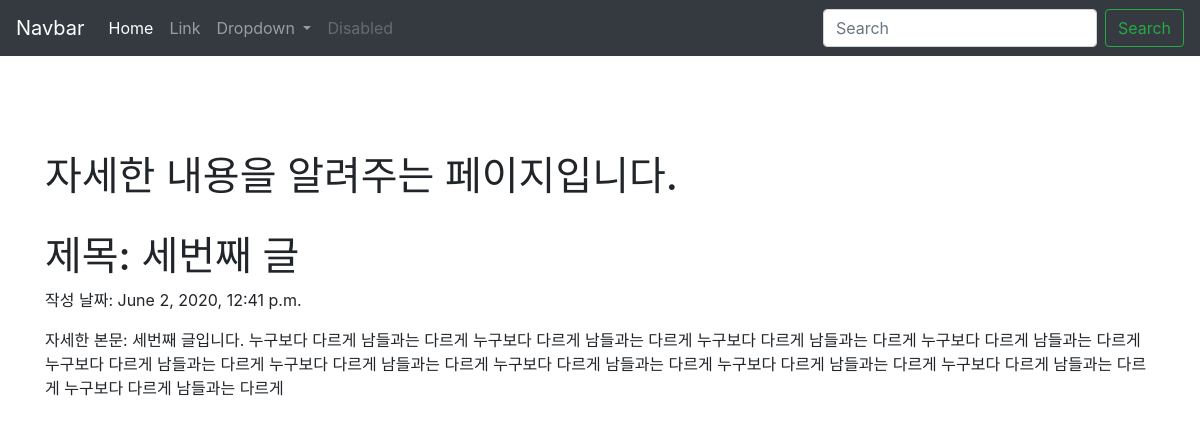
Page /blog/3 on the committed database.
### blog/models.py (models this page shows, shortened)
class Blog(models.Model):
    title = models.CharField(max_length=200)
    pub_date = models.DateTimeField('data published')
    body = models.TextField()

### blog/views.py (the view)
# urls.py: path('<int:blog_id>', blog.views.detail, name="detail"),
def detail(request, blog_id): #request 이외에 추가적인 정보(몇번 객체)필요.
    blog_detail = get_object_or_404(Blog, pk=blog_id)
    return render(request, 'detail.html', {'blog':blog_detail})

### blog/templates/detail.html (shortened to what this page needs)
<head>
    <link rel="stylesheet" href="https://stackpath.bootstrapcdn.com/bootstrap/4.5.0/css/bootstrap.min.css">
</head>
<body>
    <nav class="navbar navbar-expand-lg navbar-dark bg-dark">
        <a class="navbar-brand" href="#">Navbar</a>
        <div class="collapse navbar-collapse" id="navbarSupportedContent">
          <ul class="navbar-nav mr-auto">
            <li class="nav-item active">
              <a class="nav-link" href="#">Home <span class="sr-only">(current)</span></a>
            </li>
            <li class="nav-item">
              <a class="nav-link" href="#">Link</a>
            </li>
            <li class="nav-item dropdown">
              <a class="nav-link dropdown-toggle" href="#" id="navbarDropdown" role="button" data-toggle="dropdown" aria-haspopup="true" aria-expanded="false">
                Dropdown
              </a>
            </li>
            <li class="nav-item">
              <a class="nav-link disabled" href="#" tabindex="-1" aria-disabled="true">Disabled</a>
            </li>
          </ul>
          <form class="form-inline my-2 my-lg-0">
            <input class="form-control mr-sm-2" type="search" placeholder="Search" aria-label="Search">
            <button class="btn btn-outline-success my-2 my-sm-0" type="submit">Search</button>
          </form>
        </div>
    </nav>
    <br><br>
    <br><br>
    <div class ="container">
        <h1> 자세한 내용을 알려주는 페이지입니다.</h1>
        <br>
        <h1> 제목: {{blog.title}} </h1>
        <p> 작성 날짜: {{blog.pub_date}} </p>
        <p> 자세한 본문: {{blog.body}} </p>
    </div>
</body>

### rows in the picture
Blog: title "세번째 글", pub_date "June 2, 2020, 12:41 p.m.", body "세번째 글입니다. 누구보다 다르게 남들과는 다르게 누구보다 다르게 남들과는 다르게 누구보다 다르게 남들과는 다르게 누구보다 다르게 남들과는 다르게 누구보다 다르게 남들과는 다르게 누구보다 다르게 남들과는 다르게 누구보다 다르게 남들과는 다르게 누구보다 다르게 남들과는 다르게 누구보다 다르게 남들과는 다르게 누구보다 다르게 남들과는 다르게"
